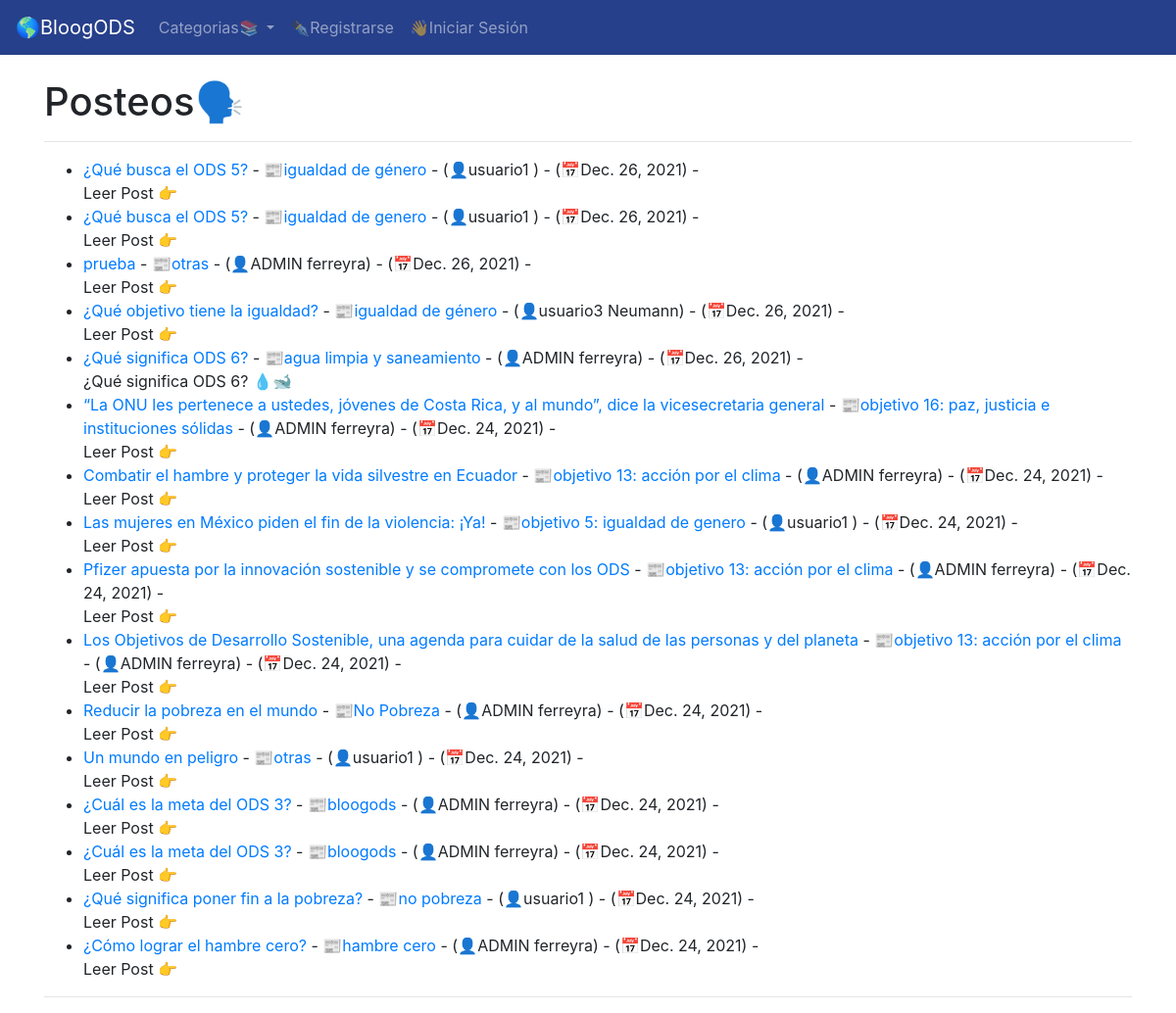
Before: / with the older database file.
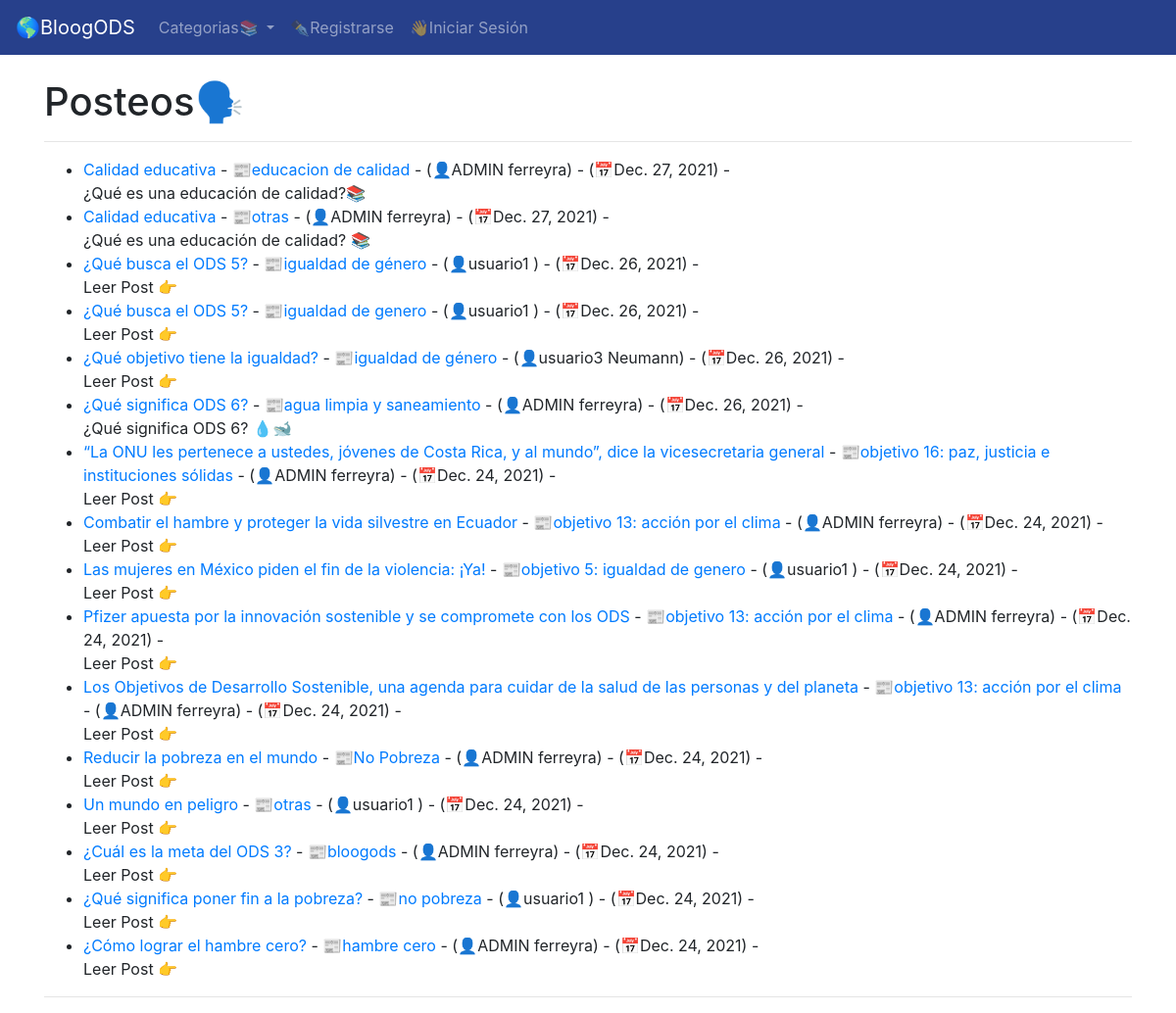
After: the same page with the newer database file.
### theblog/models.py (models this page shows, shortened)
class Post(models.Model):
    title = models.CharField(max_length=255)
    title_tag = models.CharField(max_length=255)
    author = models.ForeignKey(User, on_delete=models.CASCADE)
    body = RichTextField(blank=True, null=True)
    post_date =  models.DateField(auto_now_add=True)
    category = models.CharField(max_length=255, default='Otras...')
    snippet = models.CharField(max_length=255, default='Leer Post 👉')
    likes = models.ManyToManyField(User, related_name='blog_posts')

### theblog/views.py (the view)
# urls.py: path('', HomeView.as_view(), name='home'),
class HomeView(ListView):
    model = Post
    template_name = 'home.html'
    ordering = ['-post_date']
    def get_context_data(self, *args, **kwargs):
        cat_menu = Category.objects.all()
        context = super(HomeView, self).get_context_data(*args, **kwargs)
        context["cat_menu"] = cat_menu
        return context

### theblog/models.py (called while the page is built)
    def __str__(self):
        return self.name

### theblog/templates/home.html (shortened to what this page needs)
{% extends 'base.html' %}
{% block content %}
<h1>Posteos🗣️</h1>
<hr>
<ul>
{% for post in object_list %}
    <li><a href="{% url 'article-detail' post.pk %}">{{post.title}}</a>
        - <a href="{% url 'category' post.category|slugify %}">📰{{ post.category }}</a>
        - (👤{{post.author.username}} {{post.author.last_name}}) -
        (📅{{ post.post_date }}) -  </a><br/>
    {{ post.snippet }}</li>
{% endfor %}
</ul>
<hr>
{% endblock  %}

### theblog/templates/base.html (shortened to what this page needs)
<html lang="en">
<head>
    <link rel="stylesheet" href="https://cdn.jsdelivr.net/npm/bootstrap@4.6.1/dist/css/bootstrap.min.css">
    </head>
    <body>
        <nav class="navbar navbar-expand-lg navbar-dark" style="background-color:	#27408B;">
            <a class="navbar-brand" href="{% url 'home' %}">🌎BloogODS</a>
            <div class="collapse navbar-collapse" id="navbarSupportedContent">
                <ul class="navbar-nav mr-auto">
                    {% if cat_menu %}
                    <li class="nav-item dropdown">
                        <a class="nav-link dropdown-toggle" href="#" id="navbarDropdown" role="button" data-toggle="dropdown" aria-haspopup="true" aria-expanded="false">
                            Categorias📚
                        </a>
                    </li>
                    {% else %}
                        <li class="nav-item">
                            <a class="nav-link" href="{% url 'category-list' %}">📖Categorias</a>
                        </li>
                    {% endif %}
                {% if user.is_authenticated %}
                <li class="nav-item">
                    <a class="nav-link" href="{% url 'add_post' %}">📝Añadir Post</a>
                </li>
                <li class="nav-item">
                    <a class="nav-link" href="{% url 'add_category' %}">📙Añadir Categoría</a>
                </li>
                <li class="nav-item">
                    <a class="nav-link" href="{% url 'edit_profile' %}">🧑‍🦳Editar Perfil</a>
                </li>
                <li class="nav-item">
                    <a class="nav-link" href="{% url 'logout' %}">🏃Cerrar Sesión</a>
                </li>
                {% else %}
                    <li class="nav-item">
                        <a class="nav-link" href="{% url 'register' %}">✒️Registrarse</a>
                    </li>
                    <li class="nav-item">
                        <a class="nav-link" href="{% url 'login' %}">👋Iniciar Sesión</a>
                    </li>
                {% endif %}
            </ul>
            </div>
        </nav>
        <br/>
        <div class="Container">
            {% block content %}
            {% endblock  %}
        </div>
    </body>
</html>

Changed rows visible on the page:
removed Post: title "prueba", category "otras", author.username "ADMIN", author.last_name "ferreyra", post_date "Dec. 26, 2021", snippet "Leer Post 👉"
removed Post: title "¿Cuál es la meta del ODS 3?", category "bloogods", author.username "ADMIN", author.last_name "ferreyra", post_date "Dec. 24, 2021", snippet "Leer Post 👉"
added Post: title "Calidad educativa", category "educacion de calidad", author.username "ADMIN", author.last_name "ferreyra", post_date "Dec. 27, 2021", snippet "¿Qué es una educación de calidad?📚"
added Post: title "Calidad educativa", category "otras", author.username "ADMIN", author.last_name "ferreyra", post_date "Dec. 27, 2021", snippet "¿Qué es una educación de calidad? 📚"
